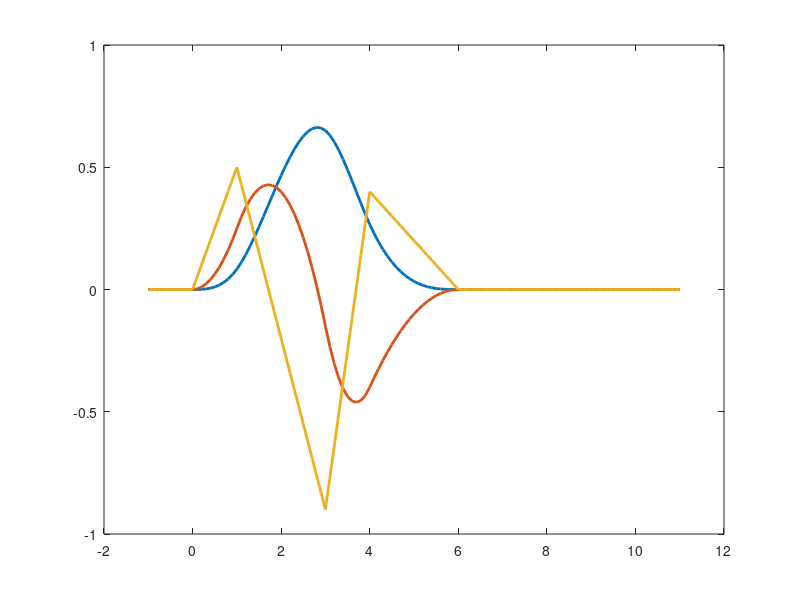

Reproduce this figure in MATLAB. (Note: this script raises an error after producing the figure.)
K = 4;
S = K-1;
t_knot = linspace(0,10,11)';
t_knot(3) = [];
t_knot(5) = [];

t = linspace(-1,11,121)';
% t = 10;

% if S == 3
%     addpath('./cubic_splines');
%     spline = @(t) cspline(t);
%     spline_t = @(t) cspline_t(t);
%     spline_tt = @(t) cspline_tt(t);
%     spline_ttt = @(t) cspline_ttt(t);
% elseif S == 5
%     addpath('./quintic_splines');
%     spline = @(t) qspline(t);
%     spline_t = @(t) qspline_t(t);
%     spline_tt = @(t) qspline_tt(t);
%     spline_ttt = @(t) qspline_ttt(t);
% else
%     disp('Whoops! I only know how to deal with splines of order 3 and 5.')
%     return;
% end

% Now we need to add knot points past the beginning and end.
%
% M is given as the number of splines on the interval [t(1), t(end)]. We
% need to add extra splines before an after this, depending on order of the
% spline.
% pre_knots = t_knot(1) + (t_knot(2)-t_knot(1))*(-floor(S/2):-1)';
% post_knots = t_knot(end) + (t_knot(end)-t_knot(end-1))*(1:floor(S/2))';
%t_knot = [pre_knots; t_knot; post_knots];
t_knot = [repmat(t_knot(1),S,1); t_knot; repmat(t_knot(end),S,1)];
dt_knot = diff(t_knot);
t_knot2 = t_knot + [dt_knot; dt_knot(end)];

% numer of knots
M = length(t_knot);

% This is true assuming the original t_knot was strictly monotonically
% increasing (no repeat knots) and we added repeat knots at the beginning
% and end of the sequences.
N_splines = M - 2*S + 2*floor(S/2);

% number of collocation points
N = length(t);

% Rows are the N collocation points
% Columns are the M splines
X = zeros(N,N_splines,K); % This will contain all splines and their derivatives
XB = zeros(N,N_splines,K); % This will contain all splines through order K
for t_i=1:N % loop through all N collocation points
    i = find( t_knot <= t(t_i) & t(t_i) < t_knot2, 1, 'last' );
    if isempty(i)
        if t(t_i) < t_knot(1)
            i = find( t_knot == t_knot(1), 1, 'last');
            continue; %This continue means we don't need to set b(1) = 0; or check indices on the delta_r line
        elseif t(t_i) == t_knot(end)
            i = find( t_knot < t(t_i), 1, 'last'); 
        else
            i = find( t_knot < t_knot(end), 1, 'last');
            continue; %b(1) = 0;
        end
    end
    
    delta_r = zeros(K,1);
    delta_l = zeros(K,1);
    
    XB(t_i,i,1) = 1;
    
    b = zeros(K,1); b(1) = 1;
    for j=1:(K-1) % loop through splines of increasing order
       delta_r(j) = t_knot(i+j) - t(t_i);
       delta_l(j) = t(t_i) - t_knot(i+1-j);
       
       saved = 0;
       for r=1:j % loop through the nonzero splines
           term = b(r)/(delta_r(r) + delta_l(j+1-r));
           b(r) = saved + delta_r(r)*term;
           saved = delta_l(j+1-r)*term;
       end
       b(j+1) = saved;
       
       indices = max(1,i-j):i;
       XB(t_i,indices,j+1) = b(1:length(indices));
    end
    
    indices = max(1,i-K+1):i;
    X(t_i,indices,1) = b(1:length(indices));
    
end

% diff_coeff = @(a,r,m) (K-m)*(a(r)-a(r-1))/(t_knot(r+K-m) - t_knot(r));
diff_coeff = @(a,r,m) (K-m)*(a(2)-a(1))/(t_knot(r+K-m) - t_knot(r));

for r=1:N_splines
    % alpha mimics equation X.16 in deBoor's PGS, but localized to avoid
    % the zero elements.
    alpha = zeros(S+2,S+2); % row is the coefficient, column is the derivative (1=0 derivatives)
    alpha(2,1) = 1;
    for m=1:S
        for i=1:(m+1)
            a = alpha(:,m);
            alpha(i+1,m+1) = diff_coeff(a(i:end),r+i-1,m);
            if isinf(alpha(i+1,m+1))
                alpha(i+1,m+1) = 0;
            end
            if r+i-1>N_splines
                B = zeros(N,1);
            else
                B = XB(:,r+i-1,K-m);
            end
            X(:,r,m+1) = X(:,r,m+1) + alpha(i+1,m+1)*B;
        end
    end
end

% for i=1:N_splines
%     alpha = zeros(m+1,m);
%     for m=1:S
%         delta_l = t_knot(i+K-m) - t_knot(i);
%         delta_r = t_knot(i+K-m+1) - t_knot(i+1);
%         if i+1>N_splines
%             Br = zeros(N,1);
%         else
%             Br = XB(:,i+1,K-m);
%         end
%         X(:,i,m+1) = (K-m)*(XB(:,i,K-m)/delta_l - Br/delta_r);
%     end
% end

k=4;
figure, plot(t,X(:,k,1),'LineWidth', 2), hold on
plot(t,X(:,k,2),'LineWidth', 2)
plot(t,X(:,k,3),'LineWidth', 2)
% plot(t,DB(:,k,K-3))

plot(t,vdiff(t(2)-t(1),X(:,k,1),1))
plot(t,vdiff(t(2)-t(1),vdiff(t(2)-t(1),X(:,k),1),1))
% ylim([min(X(:,k))*1.05 max(X(:,k))*1.05])
legend('X', 'X_t', 'X_{tt}', 'diff(X)', 'diff(diff(X))')
vlines(t_knot,'g--')

figure
plot(t,X(:,:,1))
ylim([min(min(X(:,:,1)))*1.05 max(max(X(:,:,1)))*1.05])
vlines(t_knot,'g--')
